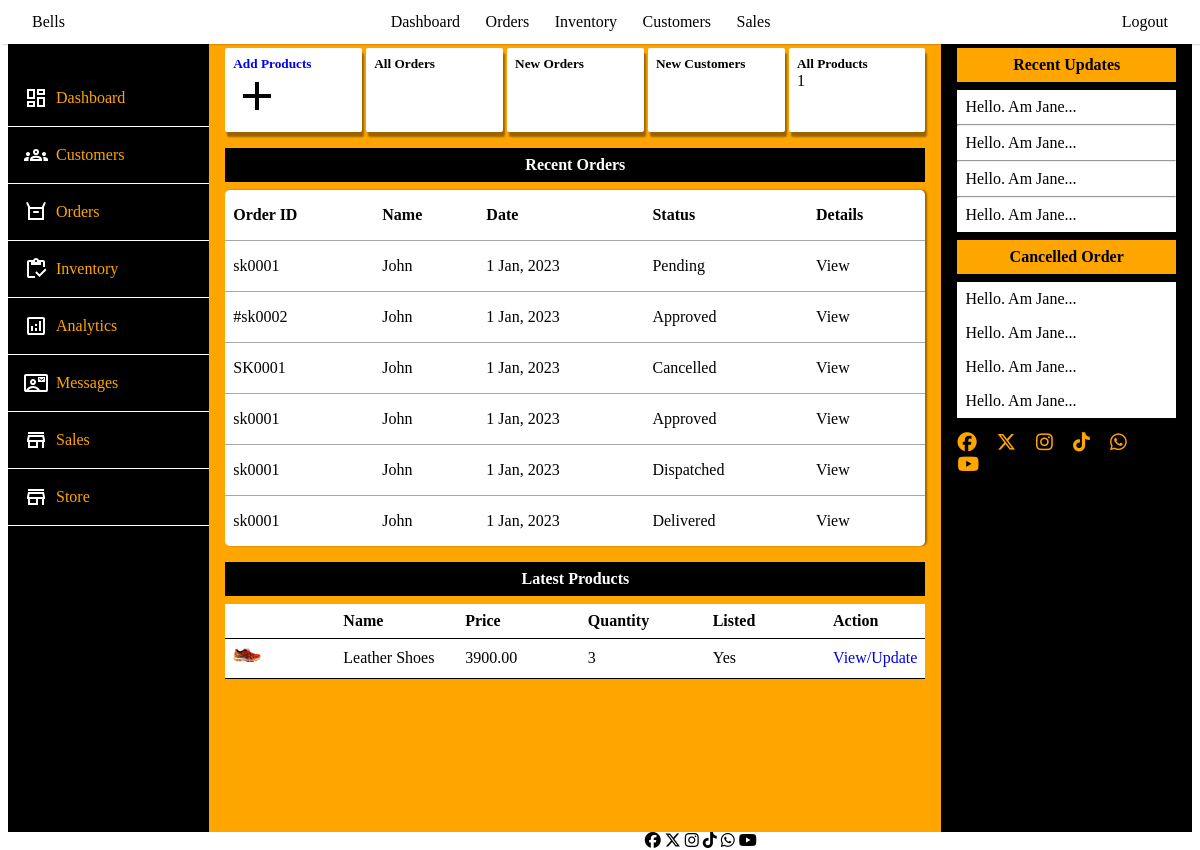
The app's page /admin_portal, older data.
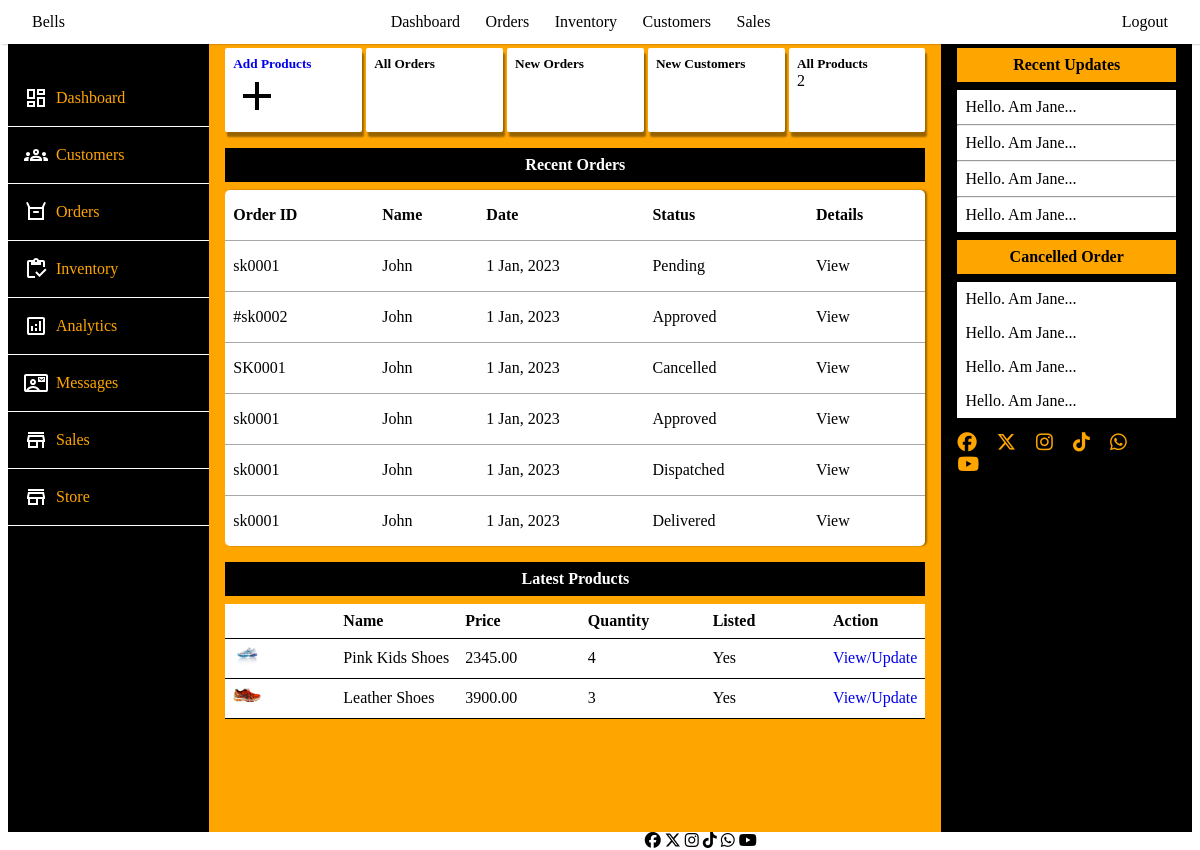
The same page, newer data.
### store/models.py (models this page shows, shortened)
class Product(models.Model):
    profile_image = models.ImageField(upload_to='uploads/products', null=True, blank=True, default='media/default/product.png')
    name = models.CharField(max_length=255, verbose_name='Product Name')
    price = models.DecimalField(max_digits=12, decimal_places=2)
    description = models.TextField(verbose_name='Product Description', blank=True, null=True)
    is_sale = models.BooleanField(default=False)
    sale_price = models.DecimalField(max_digits=12, decimal_places=2, null=True, blank=True)
    discount = models.DecimalField(default=0, max_digits=9, decimal_places=2, null=True, blank=True)
    percentage_discount = models.DecimalField(default=0, max_digits=5, decimal_places=0, null=True, blank=True)
    created_at = models.DateTimeField(auto_now_add=True)
    is_listed = models.BooleanField(default=True)
    is_featured = models.BooleanField(default=True)
    slug = models.SlugField(unique=True, blank=True)
    key_words = models.CharField(max_length=255)
    stock_quantity = models.IntegerField(default=1)
    brand = models.CharField(max_length=255, blank=True, null=True)
    material = models.CharField(max_length=255, blank=True, null=True)
    category = TreeForeignKey(Category, on_delete=models.CASCADE, related_name='products')
    color = models.ManyToManyField(Color, related_name='products')
    size = models.ManyToManyField(Size, related_name='products')
    @property
    def imageURL(self):
        try:
            url = self.profile_image.url
        except:
            url = ''
        return url

### admin_portal/views.py (the view)
# urls.py: path('admin_portal', views.admin_portal, name='admin_portal'),
def admin_portal(request):
    products = Product.objects.all()
    latest_products = products.order_by('-created_at')[:10]
    context = {
        'products':products,
        'latest_products': latest_products,
    }
    return render(request, 'admin_portal/admin_portal.html', context)

### cart/context_processors.py (called while the page is built)
def cart(request):
    return {'cart': Cart(request)}

### admin_portal/templates/admin_portal/admin_portal.html (shortened to what this page needs)
{% extends 'admin_portal/base.html' %}
{% block content %}
<div class="container">
    <div class="side-bar">
        <div class="menu-item"> <a href="{% url 'admin_portal' %}"> Dashboard</a></div>
        <div class="menu-item"> <a href="#"> Customers</a></div>
        <div class="menu-item"> <a href="#"> Orders</a></div>
        <div class="menu-item"> <a href="#"> Inventory</a></div>
        <div class="menu-item"> <a href="#"> Analytics</a></div>
        <div class="menu-item"> <a href="#"> Messages</a></div>
        <div class="menu-item"><svg xmlns="http://www.w3.org/2000/svg" height="24" viewBox="0 -960 960 960" width="24"><path d="M160-720v-80h640v80H160Zm0 560v-240h-40v-80l40-200h640l40 200v80h-40v240h-80v-240H560v240H160Zm80-80h240v-160H240v160Zm-38-240h556-556Zm0 0h556l-24-120H226l-24 120Z"/></svg> <a href="#"> Sales </a></div>
        <div class="menu-item"><svg xmlns="http://www.w3.org/2000/svg" height="24" viewBox="0 -960 960 960" width="24"><path d="M160-720v-80h640v80H160Zm0 560v-240h-40v-80l40-200h640l40 200v80h-40v240h-80v-240H560v240H160Zm80-80h240v-160H240v160Zm-38-240h556-556Zm0 0h556l-24-120H226l-24 120Z"/></svg> <a href="{% url 'home' %}"> Store </a></div>
    </div>
    <div class="content">
        <div class="main-content">
            <div class="leading">
                <div class="lead">
                   <a href="{% url 'add_product' %}"> <h5>Add Products</h5>
                    <svg xmlns="http://www.w3.org/2000/svg" height="24" viewBox="0 -960 960 960" width="24"><path d="M440-440H200v-80h240v-240h80v240h240v80H520v240h-80v-240Z"/></svg></a>
                </div>
                <div class="lead">
                    <h5>All Orders</h5>
                </div>
                <div class="lead">
                    <h5>New Orders</h5>
                </div>
                <div class="lead">
                    <h5>New Customers</h5>
                </div>
                <div class="lead">
                    <h5>All Products</h5>
                    <p>{{ products | length }}</p>
                </div>
            </div>
            <section>
            <div class="orders">
                <h4 class="admin-main-headings">Recent Orders</h4>
                <table>
                    <thead>
                        <tr>
                            <th>Order ID</th>
                            <th>Name</th>
                            <th>Date</th>
                            <th>Status</th>
                            <th>Details</th>
                        </tr>
                    </thead>
                    <tbody>
                        <tr>
                            <td>sk0001</td>
                            <td>John</td>
                            <td>1 Jan, 2023</td>
                            <td>Pending</td>
                            <td>View</td>
                        </tr>
                        <tr>
                            <td>#sk0002</td>
                            <td>John</td>
                            <td>1 Jan, 2023</td>
                            <td>Approved</td>
                            <td>View</td>
                        </tr>
                        <tr>
                            <td>SK0001</td>
                            <td>John</td>
                            <td>1 Jan, 2023</td>
                            <td>Cancelled</td>
                            <td>View</td>
                        </tr>
                        <tr>
                            <td>sk0001</td>
                            <td>John</td>
                            <td>1 Jan, 2023</td>
                            <td>Approved</td>
                            <td>View</td>
                        </tr>
                        <tr>
                            <td>sk0001</td>
                            <td>John</td>
                            <td>1 Jan, 2023</td>
                            <td>Dispatched</td>
                            <td>View</td>
                        </tr>
                        <tr>
                            <td>sk0001</td>
                            <td>John</td>
                            <td>1 Jan, 2023</td>
                            <td>Delivered</td>
                            <td>View</td>
                        </tr>
                    </tbody>
                </table>
            </div>
        </section>
        <section>
            <h4 class="admin-main-headings">Latest Products</h4>
            <div class="inventory">
                <table>
                    <thead>
                        <tr>
                            <th></th>
                            <th>Name</th>
                            <th>Price</th>
                            <th>Quantity</th>
                            <th>Listed</th>
                            <th>Action</th>
                        </tr>
                    </thead>
                    <tbody>
                        {% for product in latest_products %}
                        <tr>
                            <td><img src="{{product.imageURL}}" alt="" width="30%"></td>
                            <td>{{ product.name }}</td>
                            <td>{{ product.price }}</td>
                            <td>{{ product.stock_quantity }}</td>
                            {% if product.is_listed %}
                            <td>Yes</td>
                            {% else %}
                            <td>No</td>
                            {% endif %}
                            <td><a href="{% url 'product_inventory' product.id %}">View/Update</a></td>
                        </tr>
                        {% endfor %}
                    </tbody>
                </table>
            </div>
        </section>
        </div>
        <div class="side-right">
            <h4 class="admin-side-headings">Recent Updates</h4>
            <div class="updates">
                <div class="update">
                    <p>Hello. Am Jane...</p>
                </div>
                <hr>
                <div class="update">
                    <p>Hello. Am Jane...</p>
                </div>
                <hr>
                <div class="update">
                    <p>Hello. Am Jane...</p>
                </div>
                <hr>
                <div class="update">
                    <p>Hello. Am Jane...</p>
                </div>
            </div>
            <h4 class="admin-side-headings">Cancelled Order</h4>
            <div class="cancelled_orders">
                <div class="cancelled_order">
                    <p>Hello. Am Jane...</p>
                </div>
                <div class="cancelled_order">
                    <p>Hello. Am Jane...</p>
                </div>
                <div class="cancelled_order">
                    <p>Hello. Am Jane...</p>
                </div>
                <div class="cancelled_order">
                    <p>Hello. Am Jane...</p>
                </div>
            </div>
            <div class="socials">
                <span><i class="fa-brands fa-facebook"></i></span>
                <span><i class="fa-brands fa-x-twitter"></i></span>
                <span><i class="fa-brands fa-instagram"></i></span>
                <span><i class="fa-brands fa-tiktok"></i></span>
                <span><i class="fa-brands fa-whatsapp"></i></span>
                <span><i class="fa-brands fa-youtube"></i></span>
            </div>
        </div>
    </div>
    {% include 'admin_portal/footer.html' %}
</div>
</div>
{% endblock content %}

### admin_portal/templates/admin_portal/base.html (shortened to what this page needs)
{% load static %}
<!DOCTYPE html>
<html lang="en">
<head>
    <link rel="stylesheet" href="{% static 'css/admin_portal/admin_portal.css' %}">
    <link rel="stylesheet" href="{% static 'css/admin_portal/navbar.css' %}">
    <link rel="stylesheet" href="{% static 'css/admin_portal/product_form.css' %}">
    <link rel="stylesheet" href="{% static 'css/admin_portal/inventory.css' %}">
    <link rel="stylesheet" href="https://cdnjs.cloudflare.com/ajax/libs/font-awesome/6.5.1/css/all.min.css">
</head>
<body>
    <div class="admin-dashboard">
        {% include 'admin_portal/navbar.html' %}
    {% block content %}
    {% endblock content %}
</body>
</html>

### admin_portal/templates/admin_portal/navbar.html (shortened to what this page needs)
<nav>
    <div class="navbar">
        <div class="navbar-mobile">
            <a href="{% url 'home' %}" class="logo">Bells</a>
        </div>
        <div class="navbar-links" id="navbar-links">
            <ul>
                <li><a href="{% url 'admin_portal' %}">Dashboard</a></li>
                <li><a href="#">Orders</a></li>
                <li><a href="{% url 'inventory' %}">Inventory</a></li>
                <li><a href="#">Customers</a></li>
                <li><a href="#">Sales</a></li>
                <li class="dropdown hide-on-mobile">
                </li>
            </ul>
        </div>
        <div class="cart">
            <a href="{% url 'signout' %}" class="login-button" id="login-button">Logout</a>
        </div>
    </div>
</nav>

### admin_portal/templates/admin_portal/footer.html
    <div class="footer">
        <span><i class="fa-brands fa-facebook"></i></span>
        <span><i class="fa-brands fa-x-twitter"></i></span>
        <span><i class="fa-brands fa-instagram"></i></span>
        <span><i class="fa-brands fa-tiktok"></i></span>
        <span><i class="fa-brands fa-whatsapp"></i></span>
        <span><i class="fa-brands fa-youtube"></i></span>
    </div>

### static/css/admin_portal/admin_portal.css (style rules this page uses)
* { padding: 0; margin: 0; box-sizing: border-box; }
:root { --main-color: orange; --white-color: white; --black-color: black; }
html { font-size: 16px; }
body { min-height: 100vh; width: 100%; background-color: var(--white-color); }
a { text-decoration: none; }
.admin-main-headings { text-align: center; background-color: rgb(0, 0, 0); color: rgb(255, 255, 255); padding: .5em 0; margin-bottom: .5em; }
.admin-side-headings { text-align: center; background-color: orange; color: rgb(0, 0, 0); padding: .5em 0; margin-bottom: .5em; }
.admin-dashboard .container { min-height: 100vh; width: 100%; margin-bottom: 0; padding: 0 .5em; }
.admin-dashboard .container .side-bar { min-height: 100vh; width: 17%; padding-top: 2.4em; background-color: rgb(0, 0, 0); position: sticky; position: -webkit-sticky; top: 0; z-index: 100; float: left; }
.admin-dashboard .container .side-bar .menu-item { padding: 1em; border-bottom: 1px solid rgb(254, 254, 254); display: flex; align-items: center; }
.admin-dashboard .container .side-bar .menu-item svg { fill: rgb(255, 255, 255); }
.admin-dashboard .container .side-bar a { margin-left: .5em; color: orange; }
.admin-dashboard .container .content { display: flex; width: 83%; margin-top: 2em; justify-content: space-between; min-height: 100vh; margin-left: 17%; }
.admin-dashboard .container .content .main-content { flex: 66%; padding: 1em; background-color: var(--main-color); }
.admin-dashboard .content .main-content .leading { display: flex; justify-content: space-between; width: 100%; margin-bottom: 1em; }
.admin-dashboard .content .main-content .leading .lead { width: 19.5%; background-color: var(--white-color); border-radius: 2px; box-shadow: 2px 5px 2px rgba(0, 0, 0, 0.4); padding: .5em; }
.admin-dashboard .content .main-content .leading .lead svg { height: 3em; width: 3em; }
.admin-dashboard .main-content .orders { padding-bottom: 1em; }
.admin-dashboard .main-content .orders table { background-color: var(--white-color); width: 100%; border-collapse: collapse; border-radius: 5px; box-shadow: 2px 0 2px rgba(0, 0, 0, 0.4); }
.admin-dashboard .main-content .orders table tr { border-bottom: 1px solid rgba(0, 0, 0, 0.34); }
.admin-dashboard .main-content .orders tbody tr:last-of-type { border-bottom: 1px none; }
.admin-dashboard .main-content .orders table th, .admin-dashboard .main-content .orders table td { padding: 1em .5em; text-align: left; }
.admin-dashboard .container .content .side-right { flex: 17%; padding: 1em; background-color: rgb(0, 0, 0); color: var(--main-color); }
.admin-dashboard .container .content .side-right .updates { background-color: var(--white-color); color: var(--black-color); margin: .5em 0; }
.admin-dashboard .container .content .side-right .updates .update { padding: .5em; }
.admin-dashboard .container .content .side-right .cancelled_orders { background-color: var(--white-color); color: var(--black-color); margin: .5em 0; }
.admin-dashboard .container .content .side-right .cancelled_orders .cancelled_order { padding: .5em; }
.admin-dashboard .container .content .side-right .socials { padding: .3em 0; font-size: 1.2rem; }
.admin-dashboard .container .content .side-right .socials span { padding-right: .8em; }
.admin-dashboard .footer { text-align: center; background-color: rgb(255, 255, 255); color: rgb(0, 0, 0); margin-left: 17%; }

### static/css/admin_portal/navbar.css (style rules this page uses)
.navbar { display: flex; justify-content: space-between; align-items: center; background-color: rgb(255, 255, 255); box-shadow: 2px 0 2px rgba(0, 0, 0, 0.4); font-size: 1rem; color: rgb(255, 255, 255); position: fixed; top: 0; left: 0; right: 0; width: 100%; z-index: 1000; }
.navbar a { color: rgb(0, 0, 0); }
.navbar-links ul { list-style: none; display: flex; }
.navbar-links li { padding: .8em; }
.logo { padding: .6em 2em; }
.cart { padding: .6em 2em; position: relative; }

### static/css/admin_portal/inventory.css (style rules this page uses)
.inventory { width: 100%; }
.inventory table { width: 100%; text-align: left; border-collapse: collapse; background-color: white; }
.inventory table tr { border-bottom: 1px solid black; }
.inventory table th, .inventory table td { width: 20%; padding: .5em; }
.inventory table th:first-of-type, .inventory table td:first-of-type { width: 20%; }
.inventory img { max-height: 50px; }

Row changes from the older to the newer data that the page shows:
added Product: imageURL (picture), name "Pink Kids Shoes", price "2345.00", stock_quantity "4", is_listed "Yes"
Text that changed along with them:
{{ products | length }}: "1" → "2"
